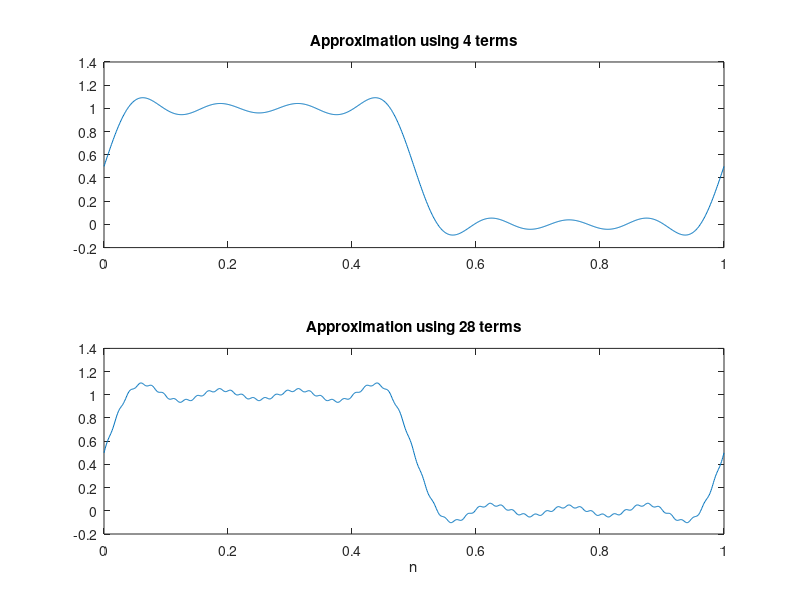

Write MATLAB code to recreate this figure.
clf % clear the screen
t = 0:0.001:1; % the interval where v(t) is defined
% (T = 1)
x = 0.5;
for n = 1:2:7 % considering 4 terms (n odd)
x = x + (2/(n*pi))*sin (2*n*pi*t);
end
for n = 9:2:55 % considering 28 terms (n odd)
y=x+ (2/(n*pi))*sin(2*n*pi*t);
end
subplot(2, 1, 1) , plot (t, x) ,
title('Approximation using 4 terms'),
subplot(2, 1, 2),plot(t, y) ,
title('Approximation using 28 terms'),
xlabel('n');
